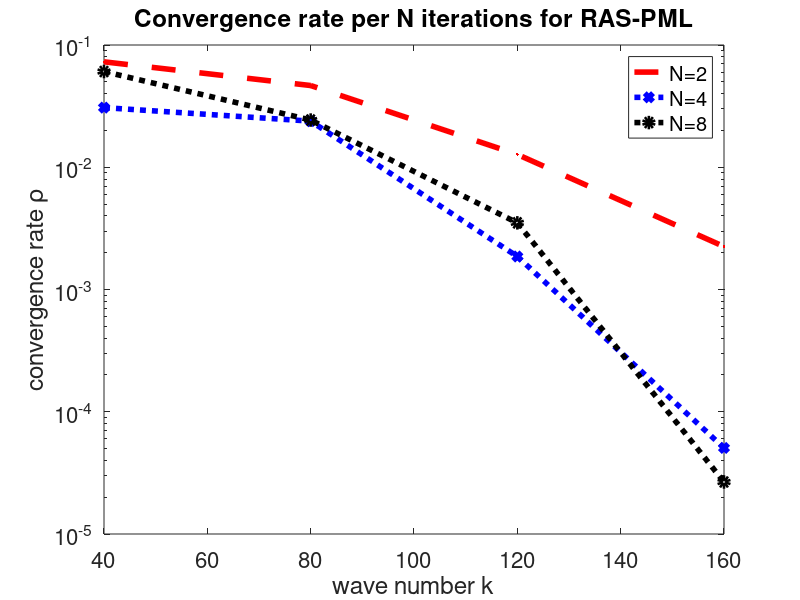

Recreate this plot in MATLAB.

res40 = [0.000353957, 0.000126816, 1.50587e-05, 1.0969e-06, 8.26023e-08, 1.35909e-08, 1.60643e-09, 1.53777e-10, 1.52925e-11, 1.89434e-12, 2.32191e-13, 2.45501e-14, 2.57126e-15, 3.00875e-16]
res80 = [0.000106515, 1.43206e-05, 1.0669e-06, 4.973e-08, 3.92333e-09, 3.3519e-10, 2.65716e-11, 2.32023e-12, 2.04851e-13, 1.41617e-14, 1.12336e-15, 1.06066e-16]
res120 = [5.24618e-05, 1.94677e-06, 3.4443e-08, 4.38412e-10, 6.91166e-12, 2.79752e-13, 6.39204e-15, 7.75301e-17, 3.42887e-18]
res160 = [3.17282e-05, 4.97009e-07, 5.86837e-10, 1.31745e-12, 1.42716e-15, 7.79492e-18]

ras2=[res40(4)/res40(3),res80(4)/res80(3),res120(4)/res120(3),res160(4)/res160(3) ]


res40 = [0.000353957, 0.000581073, 9.1151e-05, 3.49479e-05, 2.3054e-05, 3.51039e-06, 1.07447e-06, 8.13613e-07, 1.46993e-07, 6.23687e-08, 4.56763e-08, 7.80389e-09, 3.10212e-09, 2.13162e-09, 4.10566e-10, 1.50497e-10, 1.15518e-10, 1.8558e-11, 9.33161e-12, 6.09025e-12, 1.19129e-12, 4.08081e-13, 2.40568e-13, 4.44788e-14, 2.28558e-14, 1.6075e-14, 2.79118e-15, 1.34705e-15, 8.08539e-16, 1.59881e-16]
res80 = [0.000106515, 6.40198e-05, 8.92092e-06, 1.71259e-06, 1.34357e-06, 2.15254e-07, 4.08204e-08, 2.9519e-08, 4.47955e-09, 8.63696e-10, 6.39621e-10, 9.38753e-11, 2.23434e-11, 1.76166e-11, 2.4852e-12, 6.38453e-13, 4.97903e-13, 6.02675e-14, 1.9242e-14, 1.44302e-14, 1.5438e-15, 5.03806e-16, 3.47558e-16, 3.52189e-17]
res120 = [5.24618e-05, 9.34767e-06, 1.94742e-06, 3.20331e-08, 1.98243e-08, 6.02375e-09, 5.96605e-11, 5.56426e-11, 1.97797e-11, 2.38064e-13, 1.71701e-13, 6.2004e-14, 8.86358e-16, 4.94026e-16, 1.8694e-16, 4.24309e-18]
res160 = [3.17282e-05, 1.70019e-06, 4.6558e-07, 2.93553e-10, 1.5971e-10, 5.28124e-11, 1.48528e-14, 7.72292e-15, 3.8778e-15, 1.96477e-18]

ras4=[res40(7)/res40(4),res80(7)/res80(4),res120(7)/res120(4),res160(7)/res160(4) ]



res40 = [0.000353957, 0.000659956, 0.000593348, 0.00054318, 0.000103151, 6.12833e-05, 5.29588e-05, 3.63287e-05, 3.31986e-05, 1.72042e-05, 1.50652e-05, 5.00311e-06, 3.71815e-06, 3.34045e-06, 2.08702e-06, 1.81696e-06, 8.87045e-07, 6.60944e-07, 4.4795e-07, 2.91489e-07, 2.4595e-07, 1.4581e-07, 1.16019e-07, 6.71482e-08, 4.76921e-08, 3.77142e-08, 2.51785e-08, 1.94424e-08, 1.25551e-08, 8.74964e-09, 6.26264e-09, 4.07102e-09, 3.18769e-09, 2.0385e-09, 1.48036e-09, 9.62908e-10, 6.53706e-10, 4.66561e-10, 3.11882e-10, 2.23963e-10, 1.53529e-10, 1.03762e-10, 7.58098e-11, 5.0313e-11, 3.81948e-11, 2.58077e-11, 1.87318e-11, 1.30303e-11, 9.15176e-12, 6.57878e-12, 4.64146e-12, 3.29507e-12, 2.37196e-12, 1.62361e-12, 1.19264e-12, 8.10235e-13, 5.95517e-13, 4.09288e-13, 2.9319e-13, 2.03948e-13, 1.43637e-13, 1.00353e-13, 7.09647e-14, 4.89782e-14, 3.50066e-14, 2.37388e-14, 1.70859e-14, 1.15761e-14, 8.31284e-15, 5.69613e-15, 4.0515e-15, 2.80229e-15, 1.98572e-15, 1.37512e-15, 9.8077e-16, 6.74494e-16, 4.84143e-16, 3.31145e-16]

res80 = [0.000106515, 7.1241e-05, 6.3263e-05, 5.83116e-05, 9.28085e-06, 2.73849e-06, 2.13802e-06, 1.87883e-06, 1.56857e-06, 1.38074e-06, 1.30975e-06, 2.36771e-07, 6.66237e-08, 6.22289e-08, 5.031e-08, 4.57234e-08, 3.35511e-08, 3.23095e-08, 5.87549e-09, 2.49627e-09, 2.36978e-09, 1.6683e-09, 1.57334e-09, 9.16245e-10, 8.97784e-10, 1.76678e-10, 9.48668e-11, 9.18334e-11, 5.72485e-11, 5.48307e-11, 2.67141e-11, 2.61102e-11, 6.28883e-12, 3.72217e-12, 3.64268e-12, 2.02526e-12, 1.97451e-12, 8.44985e-13, 8.25202e-13, 2.51221e-13, 1.44246e-13, 1.41102e-13, 6.99846e-14, 6.83719e-14, 2.54208e-14, 2.41375e-14, 1.01571e-14, 5.44333e-15, 5.38707e-15, 2.46981e-15, 2.4282e-15, 8.9589e-16, 8.02784e-16, 4.28157e-16, 2.12745e-16, 2.10738e-16, 9.11894e-17]

res120 = [5.24618e-05, 1.04496e-05, 9.35329e-06, 8.52505e-06, 1.94335e-06, 4.89879e-08, 4.49276e-08, 3.45744e-08, 3.22167e-08, 2.11712e-08, 1.79578e-08, 5.4541e-09, 1.71913e-10, 1.52322e-10, 8.99406e-11, 7.68239e-11, 3.88794e-11, 2.95793e-11, 9.99884e-12, 6.06231e-13, 5.50723e-13, 3.01942e-13, 2.53862e-13, 1.08135e-13, 7.45264e-14, 2.53308e-14, 3.3365e-15, 2.7402e-15, 1.23494e-15, 9.20335e-16, 3.63953e-16, 2.1613e-16, 7.90591e-17, 1.34814e-17]

res160 = [3.17282e-05, 1.92294e-06, 1.69129e-06, 1.51226e-06, 4.65037e-07, 5.30513e-10, 3.95922e-10, 2.35338e-10, 1.63725e-10, 1.01878e-10, 6.94126e-11, 2.38789e-11, 1.41277e-14, 1.03298e-14, 6.18031e-15, 3.61319e-15, 1.78475e-15, 9.87355e-16, 2.91611e-16, 2.19085e-18]

ras8=[res40(13)/res40(6),res80(13)/res80(6),res120(13)/res120(6),res160(13)/res160(6) ]


semilogy([40,80,120,160], ras2,'r--.','DisplayName','N=2','LineWidth',4)
hold on
semilogy([40,80,120,160], ras4,'b:x','DisplayName','N=4','LineWidth',4)
semilogy([40,80,120,160], ras8,'k:o','DisplayName','N=8','LineWidth',4)

legend('show');

xlabel('wave number k');
ylabel('convergence rate \rho');
title('Convergence rate per N iterations for RAS-PML');
set(gca,'FontSize',16);
hold off
